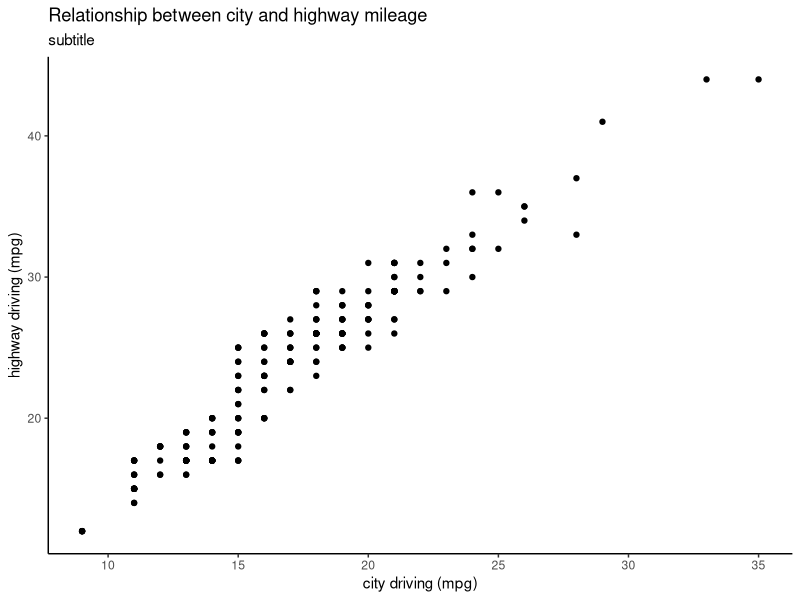
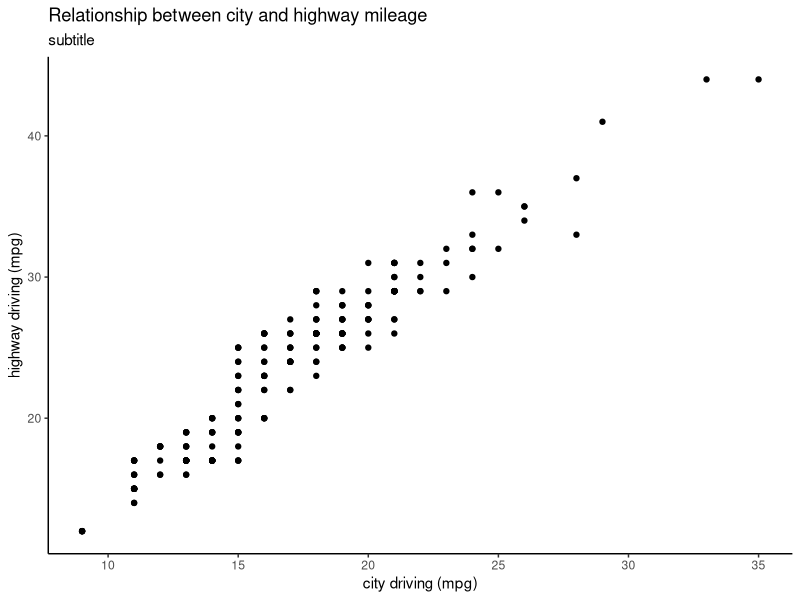
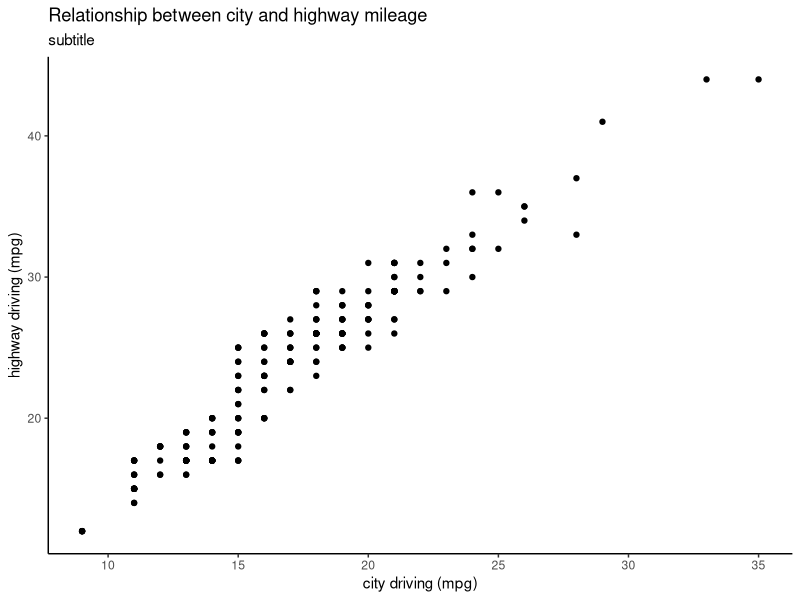
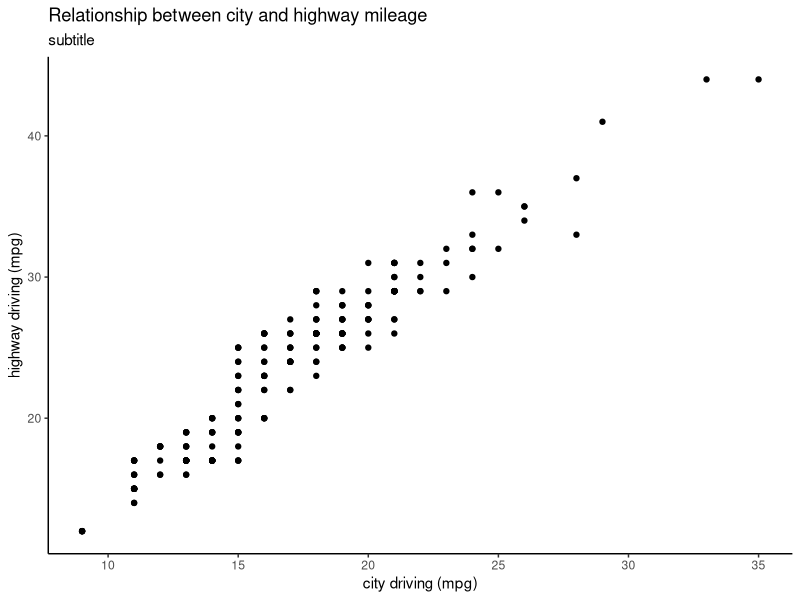
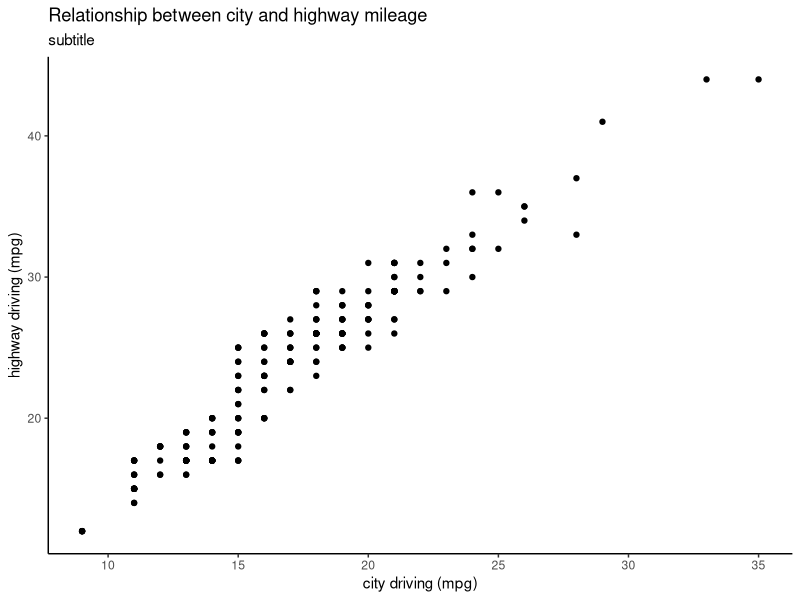

The R script that drew these images, in order:
#############################################################
## Saving your plots 
## Intro to R/RStudio Feb 2020
#############################################################
library(ggplot2)
# Resources:
# https://ggplot2-book.org/


# There are  3 main ways to save your plots
# 1. use the export button in the plots window. 
# 2. save from quartz
# 3. ggsave 


# 2. Save qith quartz . You can add options to the plotting function to specify the image size. 
hwy_cty = ggplot(mpg, aes(cty, hwy)) +
  geom_point() +
  ggtitle("Relationship between city and highway mileage", subtitle = "subtitle") +
  xlab("city driving (mpg)") + 
  ylab("highway driving (mpg)") + theme_classic()

jpeg("6_Intro_ggplot/hwy_plot.jpg")
hwy_cty
dev.off()


pdf("6_Intro_ggplot/hwy_plot.pdf")
hwy_cty
dev.off()

png("6_Intro_ggplot/hwy_plot.png")
hwy_cty
dev.off()


# 3. Save with ggsave 

ggsave("6_Intro_ggplot/hwy_ggsave_plot.png", plot = hwy_cty, width = 8, height = 7, units = c("cm"), dpi = 150)
ggsave("6_Intro_ggplot/hwy_ggsave_plot.pdf", plot = hwy_cty, width = 8, height = 7, units = c("cm"), dpi = 150, device = "pdf")
